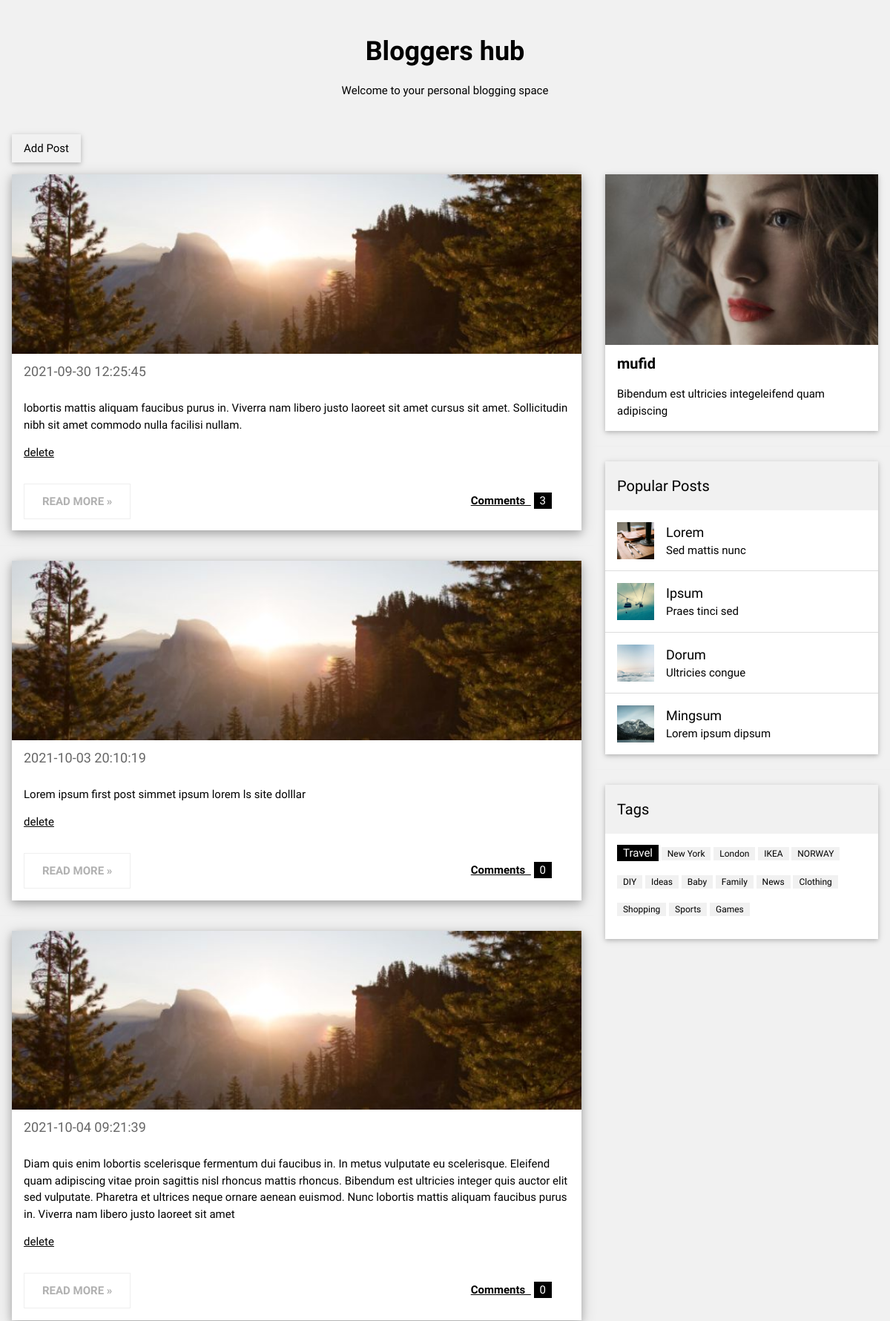
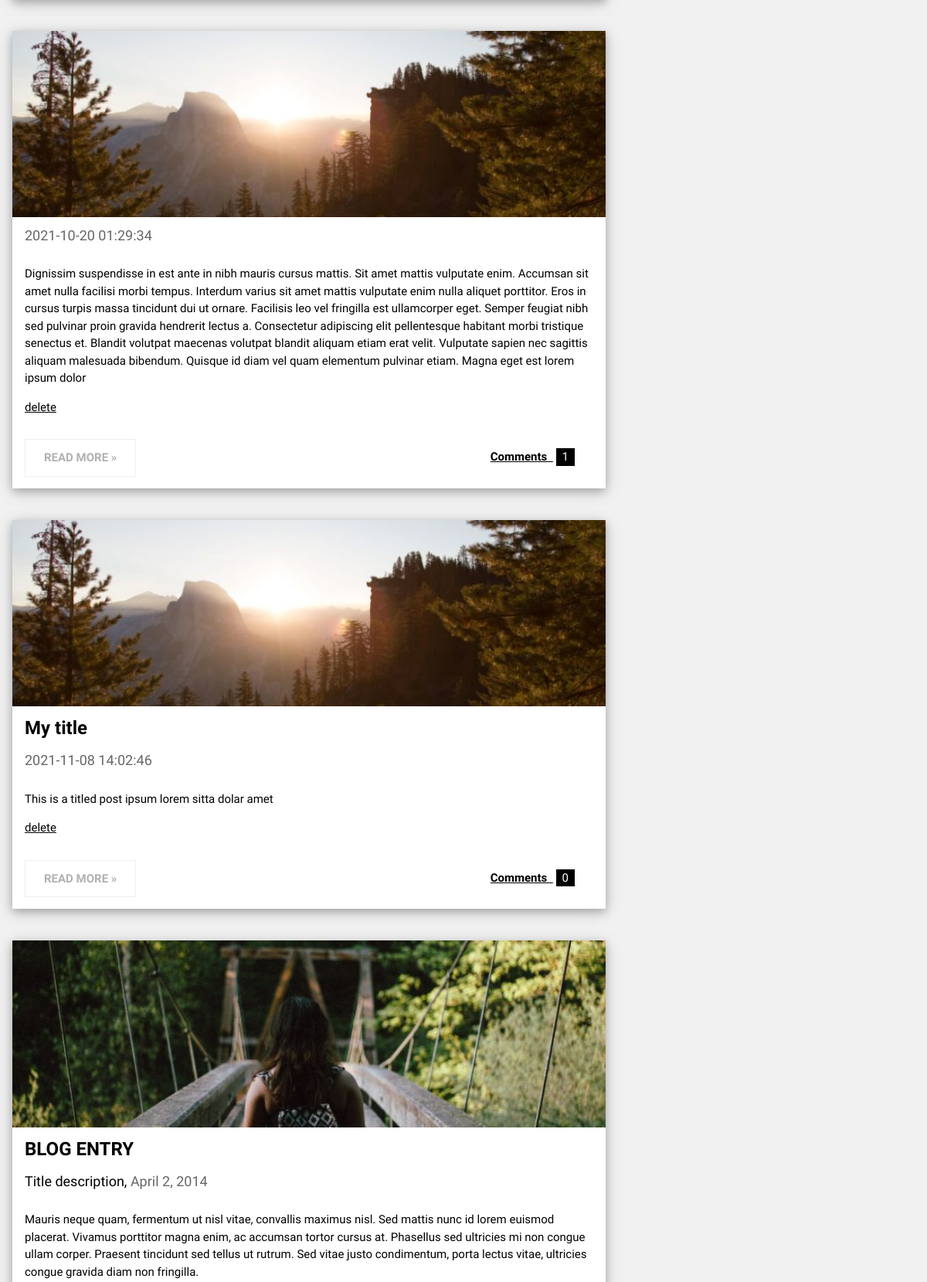
/index.php (signed in, upper part), run on the app's committed database (2 pictures, top to bottom).
### tables this page shows
CREATE TABLE `posts` (
  `id` int(11) NOT NULL AUTO_INCREMENT,
  `title` varchar(20) DEFAULT NULL,
  `msg` text NOT NULL,
  `likes` int(11) DEFAULT 0,
  `tags` text DEFAULT NULL,
  `userid` int(11) DEFAULT NULL,
  `date_posted` datetime DEFAULT current_timestamp(),
  PRIMARY KEY (`id`),
  KEY `userid` (`userid`),
  CONSTRAINT `posts_ibfk_1` FOREIGN KEY (`userid`) REFERENCES `users` (`id`)
);

CREATE TABLE `users` (
  `id` int(11) NOT NULL AUTO_INCREMENT,
  `firstname` varchar(50) DEFAULT NULL,
  `lastname` varchar(50) DEFAULT NULL,
  `middlename` varchar(50) DEFAULT NULL,
  `username` varchar(20) NOT NULL,
  `email` varchar(50) NOT NULL,
  `password` varchar(200) NOT NULL,
  `birthdate` datetime DEFAULT NULL,
  `about` text DEFAULT NULL,
  PRIMARY KEY (`id`)
);

### app.php (called while the page is built, shortened)
<?php
function all_post($conn): array
{
  	$sql = "SELECT * FROM `posts` WHERE 1";
    $data = $conn -> query($sql);
    $posts = $data->fetch_all(MYSQLI_ASSOC);
    return $posts;
}
function popular_posts($conn): array
{
    $sql =  "SELECT `id`, `title`, `msg` FROM `posts` ORDER BY `likes` DESC LIMIT 4";
    $data = $conn -> query($sql);
    $posts = $data -> fetch_all(MYSQLI_ASSOC);
    return $posts;
}
function num_comments($postid, $conn)
{
    $sql = "SELECT COUNT(`id`) FROM `comments` WHERE `postid` = '$postid'";
    $data = $conn -> query($sql);
    $result = $data -> fetch_array(MYSQLI_NUM);
    return $result[0];
}
function get_user_by_id($id, $conn)
{
    $sql = "SELECT * FROM `users` WHERE `id` = '$id'";
    $query = $conn->query($sql);
    if ($query)
        $user = $query->fetch_assoc();
    else
        die($conn -> error);
    return $user;
}

### index.php (the view, shortened to what this page needs)
<?php
require_once 'db_connect/connect.php';
require_once 'app.php';
$userid = $_SESSION['userid'];
$posts = all_post($conn);
$popular = popular_posts($conn);
if ($userid !== 0)
  $user = get_user_by_id($userid, $conn);
else
  $user = "";
?>
<!DOCTYPE html>
<html>
<link rel="stylesheet" href="static/w3.css">
<body class="w3-light-grey">
<div class="w3-content" style="max-width:1400px">
<header class="w3-container w3-center w3-padding-32">
  <h1><b>Bloggers hub</b></h1>
  <p >Welcome to your personal blogging space</p>
</header>
<div class="w3-container">
  <a href="add_post.php" class='w3-btn w3-card w3-light-grey'>Add Post</a>
</div>
<div class="w3-row">
<div class="w3-col l8 s12">
<?php foreach($posts as $key => $post) : ?>
  <div class="w3-card-4 w3-margin w3-white">
    <img src="images/woods.jpg" alt="Nature" style="width:100%">
    <div class="w3-container">
      <h3><b><?= $post['title'] ?? ""; ?></b></h3>
      <h5><span class="w3-opacity"> <?= $post['date_posted'] ?? ""; ?></span></h5>
    </div>
    <div class="w3-container">
      <p>
        <?php
          echo $post['msg'];
        ?>
      </p>
      <?php if($post['userid'] === $userid): ?>
        <p><a href="delete_post.php?postid=<?= $post['id']; ?>">delete</a></p>
      <?php endif ?>
      <div class="w3-row">
        <div class="w3-col m8 s12">
          <p><button id="<?= 'all_post' . $key; ?>" class="w3-button w3-padding-large w3-white w3-border w3-disabled"><b>READ MORE »</b></button></p>
        </div>
        <div class="w3-col m4 w3-hide-small">
          <p><span class="w3-padding-large w3-right"><a href="show_comments.php?id=<?= $post['id']; ?>"><b>Comments  </b></a> <span class="w3-tag"><?= num_comments($post['id'], $conn); ?></span></p>
        </div>
      </div>
    </div>
  </div>
  <hr>
<?php endforeach ?>
  <div class="w3-card-4 w3-margin w3-white">
  <img src="images/bridge.jpg" alt="Norway" style="width:100%">
    <div class="w3-container">
      <h3><b>BLOG ENTRY</b></h3>
      <h5>Title description, <span class="w3-opacity">April 2, 2014</span></h5>
    </div>
    <div class="w3-container">
      <p>Mauris neque quam, fermentum ut nisl vitae, convallis maximus nisl. Sed mattis nunc id lorem euismod placerat. Vivamus porttitor magna enim, ac accumsan tortor cursus at. Phasellus sed ultricies mi non congue ullam corper. Praesent tincidunt sed
        tellus ut rutrum. Sed vitae justo condimentum, porta lectus vitae, ultricies congue gravida diam non fringilla.</p>
    </div>
  </div>
</div>
<div class="w3-col l4">
  <div class="w3-card w3-margin w3-margin-top">
  <img src="images/avatar_g.jpg" style="width:100%">
    <?php if ($user) : ?>
    <div class="w3-container w3-white">
      <h4><b><?= $user['username'] ?? ""; ?></b></h4>
      <p><?= $user['about'] ?? 'Just me, myself and I, exploring the universe of uknownment. I have a heart of love and a interest of lorem ipsum and mauris neque quam blog. I want to share my world with you.' ?></p>
    </div>
    <?php endif ?>
  </div><hr>
  <div class="w3-card w3-margin">
    <div class="w3-container w3-padding">
      <h4>Popular Posts</h4>
    </div>
    <ul class="w3-ul w3-hoverable w3-white">
      <li class="w3-padding-16">
        <img src="images/workshop.jpg" alt="Image" class="w3-left w3-margin-right" style="width:50px">
        <span class="w3-large"><?= $popular['title'] ?? "Lorem"; ?></span><br>
        <span>Sed mattis nunc</span>
      </li>
      <li class="w3-padding-16">
        <img src="images/gondol.jpg" alt="Image" class="w3-left w3-margin-right" style="width:50px">
        <span class="w3-large"><?= $popular['title'] ?? "Ipsum"; ?></span><br>
        <span>Praes tinci sed</span>
      </li>
      <li class="w3-padding-16">
        <img src="images/skies.jpg" alt="Image" class="w3-left w3-margin-right" style="width:50px">
        <span class="w3-large"><?= $popular['title'] ?? "Dorum"; ?></span><br>
        <span>Ultricies congue</span>
      </li>
      <li class="w3-padding-16 w3-hide-medium w3-hide-small">
        <img src="images/rock.jpg" alt="Image" class="w3-left w3-margin-right" style="width:50px">
        <span class="w3-large"><?= $popular['title'] ?? "Mingsum"; ?></span><br>
        <span>Lorem ipsum dipsum</span>
      </li>
    </ul>
  </div>
  <hr>
  <div class="w3-card w3-margin">
    <div class="w3-container w3-padding">
      <h4>Tags</h4>
    </div>
    <div class="w3-container w3-white">
    <p><span class="w3-tag w3-black w3-margin-bottom">Travel</span> <span class="w3-tag w3-light-grey w3-small w3-margin-bottom">New York</span> <span class="w3-tag w3-light-grey w3-small w3-margin-bottom">London</span>
      <span class="w3-tag w3-light-grey w3-small w3-margin-bottom">IKEA</span> <span class="w3-tag w3-light-grey w3-small w3-margin-bottom">NORWAY</span> <span class="w3-tag w3-light-grey w3-small w3-margin-bottom">DIY</span>
      <span class="w3-tag w3-light-grey w3-small w3-margin-bottom">Ideas</span> <span class="w3-tag w3-light-grey w3-small w3-margin-bottom">Baby</span> <span class="w3-tag w3-light-grey w3-small w3-margin-bottom">Family</span>
      <span class="w3-tag w3-light-grey w3-small w3-margin-bottom">News</span> <span class="w3-tag w3-light-grey w3-small w3-margin-bottom">Clothing</span> <span class="w3-tag w3-light-grey w3-small w3-margin-bottom">Shopping</span>
      <span class="w3-tag w3-light-grey w3-small w3-margin-bottom">Sports</span> <span class="w3-tag w3-light-grey w3-small w3-margin-bottom">Games</span>
    </p>
    </div>
  </div>
</div>
</div><br>
</div>
</body>
</html>

### static/w3.css (style rules this page uses)
html { box-sizing:border-box }
*,*:before,*:after { box-sizing:inherit }
html { -ms-text-size-adjust:100%;-webkit-text-size-adjust:100% }
body { margin:0 }
article,aside,details,figcaption,figure,footer,header,main,menu,nav,section { display:block }
a { background-color:transparent }
b,strong { font-weight:bolder }
img { border-style:none }
hr { box-sizing:content-box;height:0;overflow:visible }
button,input,select,textarea,optgroup { font:inherit;margin:0 }
button,input { overflow:visible }
button,select { text-transform:none }
button,[type=button],[type=reset],[type=submit] { -webkit-appearance:button }
html,body { font-family:Verdana,sans-serif;font-size:15px;line-height:1.5 }
html { overflow-x:hidden }
h1 { font-size:36px }
h3 { font-size:24px }
h4 { font-size:20px }
h5 { font-size:18px }
h1,h2,h3,h4,h5,h6 { font-family:"Segoe UI",Arial,sans-serif;font-weight:400;margin:10px 0 }
hr { border:0;border-top:1px solid #eee;margin:20px 0 }
img { vertical-align:middle }
a { color:inherit }
.w3-btn,.w3-button { border:none;display:inline-block;padding:8px 16px;vertical-align:middle;overflow:hidden;text-decoration:none;color:inherit;background-color:inherit;text-align:center;cursor:pointer;white-space:nowrap }
.w3-btn,.w3-button { -webkit-touch-callout:none;-webkit-user-select:none;-khtml-user-select:none;-moz-user-select:none;-ms-user-select:none;user-select:none }
.w3-disabled,.w3-btn:disabled,.w3-button:disabled { cursor:not-allowed;opacity:0.3 }
.w3-disabled *,:disabled * { pointer-events:none }
.w3-badge,.w3-tag { background-color:#000;color:#fff;display:inline-block;padding-left:8px;padding-right:8px;text-align:center }
.w3-ul { list-style-type:none;padding:0;margin:0 }
.w3-ul li { padding:8px 16px;border-bottom:1px solid #ddd }
.w3-ul li:last-child { border-bottom:none }
.w3-container:after,.w3-container:before,.w3-panel:after,.w3-panel:before,.w3-row:after,.w3-row:before,.w3-row-padding:after,.w3-row-padding:before, .w3-cell-row:before,.w3-cell-row:after,.w3-clear:after,.w3-clear:before,.w3-bar:before,.w3-bar:after { content:"";display:table;clear:both }
.w3-col,.w3-half,.w3-third,.w3-twothird,.w3-threequarter,.w3-quarter { float:left;width:100% }
.w3-col.s12 { width:99.99999% }
@media (min-width:601px) { .w3-col.m4,.w3-third { width:33.33333% } }
@media (min-width:601px) { .w3-col.m8,.w3-twothird { width:66.66666% } }
@media (min-width:993px) { .w3-col.l4 { width:33.33333% } }
@media (min-width:993px) { .w3-col.l8 { width:66.66666% } }
.w3-content,.w3-auto { margin-left:auto;margin-right:auto }
.w3-content { max-width:980px }
.w3-container,.w3-panel { padding:0.01em 16px }
.w3-card,.w3-card-2 { box-shadow:0 2px 5px 0 rgba(0,0,0,0.16),0 2px 10px 0 rgba(0,0,0,0.12) }
.w3-card-4,.w3-hover-shadow:hover { box-shadow:0 4px 10px 0 rgba(0,0,0,0.2),0 4px 20px 0 rgba(0,0,0,0.19) }
.w3-opacity,.w3-hover-opacity:hover { opacity:0.60 }
.w3-small { font-size:12px!important }
.w3-large { font-size:18px!important }
.w3-center { text-align:center!important }
.w3-border { border:1px solid #ccc!important }
.w3-margin { margin:16px!important }
.w3-margin-top { margin-top:16px!important }
.w3-margin-bottom { margin-bottom:16px!important }
.w3-margin-right { margin-right:16px!important }
.w3-padding { padding:8px 16px!important }
.w3-padding-large { padding:12px 24px!important }
.w3-padding-16 { padding-top:16px!important;padding-bottom:16px!important }
.w3-padding-32 { padding-top:32px!important;padding-bottom:32px!important }
.w3-left { float:left!important }
.w3-right { float:right!important }
.w3-white,.w3-hover-white:hover { color:#000!important;background-color:#fff!important }
.w3-black,.w3-hover-black:hover { color:#fff!important;background-color:#000!important }
.w3-light-grey,.w3-hover-light-grey:hover,.w3-light-gray,.w3-hover-light-gray:hover { color:#000!important;background-color:#f1f1f1!important }

### index.php (style rules this page uses)
body,h1,h2,h3,h4,h5 { font-family: "Raleway", sans-serif }

### data on the page
posts: date_posted "2021-09-30 12:25:45", msg "lobortis mattis aliquam faucibus purus in. Viverra nam libero justo laoreet sit amet cursus sit amet. Sollicitudin nibh sit amet commodo nulla facilisi nullam.", id "3"
posts: date_posted "2021-10-03 20:10:19", msg "Lorem ipsum first post simmet ipsum lorem ls site dolllar", id "0"
posts: date_posted "2021-10-04 09:21:39", msg "Diam quis enim lobortis scelerisque fermentum dui faucibus in. In metus vulputate eu scelerisque. Eleifend quam adipiscing vitae proin sagittis nisl rhoncus mattis rhoncus. Bibendum est ultricies integer quis auctor elit sed vulputate. Pharetra et ultrices neque ornare aenean euismod. Nunc lobortis mattis aliquam faucibus purus in. Viverra nam libero justo laoreet sit amet", id "0"
posts: date_posted "2021-10-20 01:29:34", msg "Dignissim suspendisse in est ante in nibh mauris cursus mattis. Sit amet mattis vulputate enim. Accumsan sit amet nulla facilisi morbi tempus. Interdum varius sit amet mattis vulputate enim nulla aliquet porttitor. Eros in cursus turpis massa tincidunt dui ut ornare. Facilisis leo vel fringilla est ullamcorper eget. Semper feugiat nibh sed pulvinar proin gravida hendrerit lectus a. Consectetur adipiscing elit pellentesque habitant morbi tristique senectus et. Blandit volutpat maecenas volutpat blandit aliquam etiam erat velit. Vulputate sapien nec sagittis aliquam malesuada bibendum. Quisque id diam vel quam elementum pulvinar etiam. Magna eget est lorem ipsum dolor", id "1"
posts: title "My title", date_posted "2021-11-08 14:02:46", msg "This is a titled post ipsum lorem sitta dolar amet", id "0"
users: username "mufid", about "Bibendum est ultricies integeleifend quam adipiscing"

### other printed values
$popular['title'] "Lorem"
$popular['title'] "Ipsum"
$popular['title'] "Dorum"
$popular['title'] "Mingsum"
